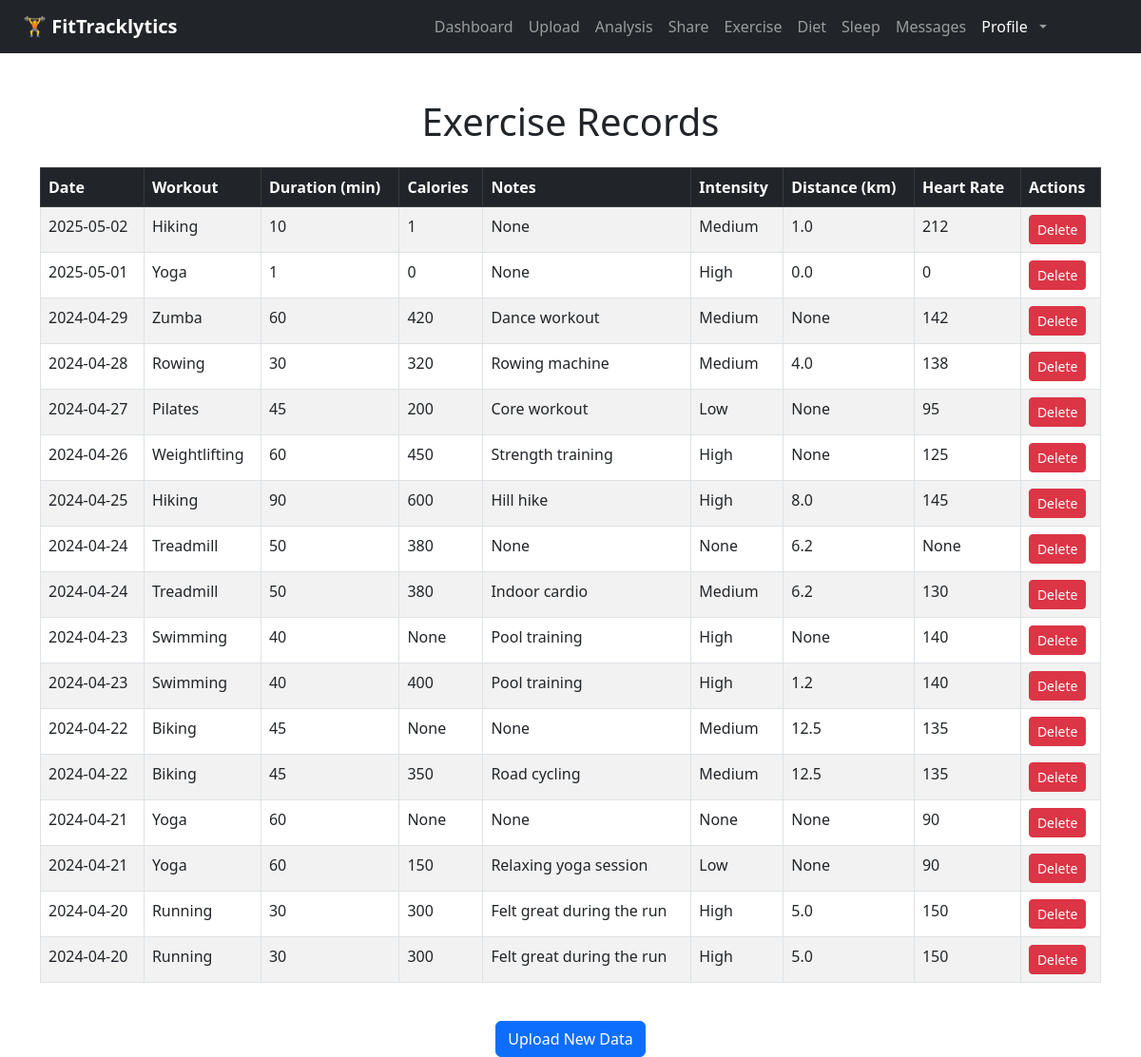
The page /records/exercise (signed in) on the database its author committed.
### app/models.py (models this page shows)
class ExerciseEntry(db.Model):
    id = db.Column(db.Integer, primary_key=True)
    user_id = db.Column(db.Integer, db.ForeignKey('user.id'))
    workout_type = db.Column(db.String(100))
    intensity = db.Column(db.String(50))
    duration = db.Column(db.Integer)
    distance = db.Column(db.Float)
    calories = db.Column(db.Integer)
    heart_rate = db.Column(db.Integer)
    date = db.Column(db.Date)
    notes = db.Column(db.Text)

### app/routes.py (the view)
@main.route("/records/exercise")
def exercise_records():
    if "user_id" not in session:
        return redirect(url_for("main.login"))
    records = ExerciseEntry.query.filter_by(user_id=session["user_id"]).order_by(ExerciseEntry.date.desc()).all()
    return render_template("exercise_records.html", records=records)

### app/__init__.py (called while the page is built)
def create_app(config_class=None):
    app = Flask(__name__)
    if config_class:
        app.config.from_object(config_class)
    else:
        app.config['SECRET_KEY'] = "super-secret-key"
        app.config['SQLALCHEMY_DATABASE_URI'] = 'sqlite:///tracker.db'
        app.config['SQLALCHEMY_TRACK_MODIFICATIONS'] = False
    db.init_app(app)
    migrate.init_app(app, db)  # Bind migrate after app is created
    print("current database config is：", app.config['SQLALCHEMY_DATABASE_URI'])
    from . import models
    @app.context_processor
    def inject_message_model():
        return dict(Message=models.Message)
    from .routes import main
    app.register_blueprint(main)
    return app

### app/templates/exercise_records.html (shortened to what this page needs)
{% extends "base.html" %}
{% block content %}
<div class="container mt-5">
    <h1 class="text-center mb-4">Exercise Records</h1>
    {% if records %}
        <div class="table-responsive">
            <table class="table table-striped table-bordered">
                <thead class="table-dark">
                    <tr>
                        <th>Date</th>
                        <th>Workout</th>
                        <th>Duration (min)</th>
                        <th>Calories</th>
                        <th>Notes</th>
                        <th>Intensity</th>
                        <th>Distance (km)</th>
                        <th>Heart Rate</th>
                        <th>Actions</th>
                    </tr>
                </thead>
                <tbody>
                    {% for entry in records %}
                    <tr>
                        <td>{{ entry.date }}</td>
                        <td>{{ entry.workout_type }}</td>
                        <td>{{ entry.duration }}</td>
                        <td>{{ entry.calories }}</td>
                        <td>{{ entry.notes }}</td>
                        <td>{{ entry.intensity }}</td>
                        <td>{{ entry.distance }}</td>
                        <td>{{ entry.heart_rate }}</td>
                        <td>
                            <form action="{{ url_for('main.delete_exercise', entry_id=entry.id) }}" method="POST" style="display:inline;">
                                <button type="submit" class="btn btn-danger btn-sm" onclick="return confirm('Are you sure you want to delete this record?');">Delete</button>
                            </form>
                        </td>
                    </tr>
                    {% endfor %}
                </tbody>
            </table>
        </div>
    {% else %}
        <p class="text-center">No exercise records found.</p>
    {% endif %}
    <div class="text-center mt-4">
        <a href="{{ url_for('main.upload') }}" class="btn btn-primary">Upload New Data</a>
    </div>
</div>
{% endblock %}

### app/templates/base.html (shortened to what this page needs)
<!DOCTYPE html>
<html lang="en">
<head>
    <link href="https://cdn.jsdelivr.net/npm/bootstrap@5.3.0/dist/css/bootstrap.min.css" rel="stylesheet">
    <link rel="stylesheet" href="{{ url_for('static', filename='css/base.css') }}">
</head>
<body>
    <nav class="navbar navbar-expand-lg navbar-dark bg-dark px-4">
        <a class="navbar-brand fw-bold" href="{{ url_for('main.index') }}">🏋️ FitTracklytics</a>
        {% if session.get("user_id") %}
        <div class="collapse navbar-collapse" id="navbarContent">
          <ul class="navbar-nav ms-auto mb-2 mb-lg-0">
            <li class="nav-item">
              <a class="nav-link" href="{{ url_for('main.dashboard') }}">Dashboard</a>
            </li>
            <li class="nav-item">
              <a class="nav-link" href="{{ url_for('main.upload') }}">Upload</a>
            </li>
            <li class="nav-item">
              <a class="nav-link" href="{{ url_for('main.analysis') }}">Analysis</a>
            </li>
            <li class="nav-item">
              <a class="nav-link" href="{{ url_for('main.share') }}">Share</a>
            </li>
            <li class="nav-item">
              <a class="nav-link" href="{{ url_for('main.exercise_records') }}">Exercise</a>
            </li>
            <li class="nav-item">
              <a class="nav-link" href="{{ url_for('main.diet_records') }}">Diet</a>
            </li>
            <li class="nav-item">
              <a class="nav-link" href="{{ url_for('main.sleep_records') }}">Sleep</a>
            </li>
            <li class="nav-item">
              {% set unread_count = Message.query.filter_by(receiver_id=session['user_id'], is_read=False).count() %}
              <a class="nav-link" href="{{ url_for('main.messages') }}">
                Messages
              </a>
            </li>
            <li class="nav-item dropdown">
              <a class="nav-link dropdown-toggle d-flex align-items-center gap-2" href="#" id="userDropdown" role="button" data-bs-toggle="dropdown" aria-expanded="false">
                <span class="d-none d-md-inline fw-medium text-white">Profile</span>
              </a>
            </li>
            <li class="nav-item">
              <pre>        </pre>
            </li>
          </ul>
        </div>
        {% endif %}
    </nav>
    <div class="container-fluid mt-4">
        {% block content %}{% endblock %}
    </div>
</body>
</html>

### rows shown on the page
ExerciseEntry: date "2025-05-02", workout_type "Hiking", duration "10", calories "1", notes "None", intensity "Medium", distance "1.0", heart_rate "212"
ExerciseEntry: date "2025-05-01", workout_type "Yoga", duration "1", calories "0", notes "None", intensity "High", distance "0.0", heart_rate "0"
ExerciseEntry: date "2024-04-29", workout_type "Zumba", duration "60", calories "420", notes "Dance workout", intensity "Medium", distance "None", heart_rate "142"
ExerciseEntry: date "2024-04-28", workout_type "Rowing", duration "30", calories "320", notes "Rowing machine", intensity "Medium", distance "4.0", heart_rate "138"
ExerciseEntry: date "2024-04-27", workout_type "Pilates", duration "45", calories "200", notes "Core workout", intensity "Low", distance "None", heart_rate "95"
ExerciseEntry: date "2024-04-26", workout_type "Weightlifting", duration "60", calories "450", notes "Strength training", intensity "High", distance "None", heart_rate "125"
ExerciseEntry: date "2024-04-25", workout_type "Hiking", duration "90", calories "600", notes "Hill hike", intensity "High", distance "8.0", heart_rate "145"
ExerciseEntry: date "2024-04-24", workout_type "Treadmill", duration "50", calories "380", notes "None", intensity "None", distance "6.2", heart_rate "None"
ExerciseEntry: date "2024-04-24", workout_type "Treadmill", duration "50", calories "380", notes "Indoor cardio", intensity "Medium", distance "6.2", heart_rate "130"
ExerciseEntry: date "2024-04-23", workout_type "Swimming", duration "40", calories "None", notes "Pool training", intensity "High", distance "None", heart_rate "140"
ExerciseEntry: date "2024-04-23", workout_type "Swimming", duration "40", calories "400", notes "Pool training", intensity "High", distance "1.2", heart_rate "140"
ExerciseEntry: date "2024-04-22", workout_type "Biking", duration "45", calories "None", notes "None", intensity "Medium", distance "12.5", heart_rate "135"
ExerciseEntry: date "2024-04-22", workout_type "Biking", duration "45", calories "350", notes "Road cycling", intensity "Medium", distance "12.5", heart_rate "135"
ExerciseEntry: date "2024-04-21", workout_type "Yoga", duration "60", calories "None", notes "None", intensity "None", distance "None", heart_rate "90"
ExerciseEntry: date "2024-04-21", workout_type "Yoga", duration "60", calories "150", notes "Relaxing yoga session", intensity "Low", distance "None", heart_rate "90"
ExerciseEntry: date "2024-04-20", workout_type "Running", duration "30", calories "300", notes "Felt great during the run", intensity "High", distance "5.0", heart_rate "150"
ExerciseEntry: date "2024-04-20", workout_type "Running", duration "30", calories "300", notes "Felt great during the run", intensity "High", distance "5.0", heart_rate "150"
